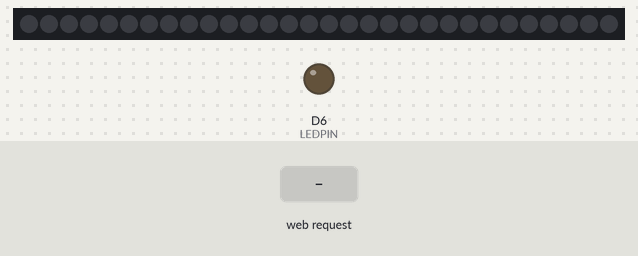
Bench run of a sketch on a simulated ESP8266 (NodeMCU). On the bench: 30 RGB LEDs in strip order, left to right, output pins drawn as LEDs (lit = HIGH). The test bench sets the inputs (shaded band). Dim RGB values are drawn brighter than linear; WiFi joins after 1.5 s; servers stay silent unless stated; what the sketch prints to the serial monitor is not drawn.

Above: at 2.7 s.
2.8 s: HTTP request GET /LIGHTS received
At 4.2 s:
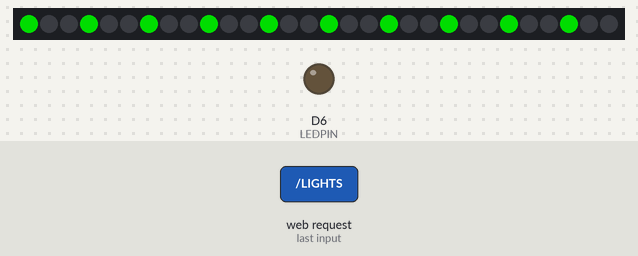
At 5.8 s:
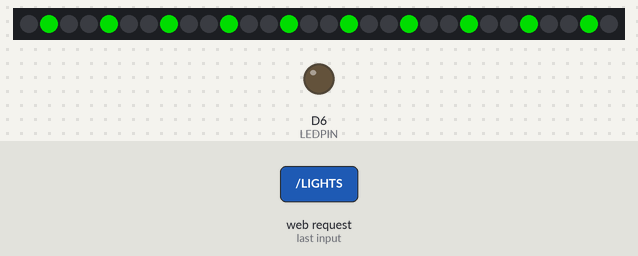
Timing chart, 0 to 7.3 s (numbered marks = the images above; inputs shaded):
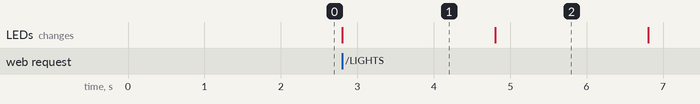

The sketch:

PSIR_4.ino
```cpp
/*1.  Під’єднання елементів введення і виведення даних. Під’єднати до плати світлову гірлянду (мінімум на 30 RGB-діодів) і датчик за індивідуальним варіантом (див. табл. нижче).
2.  Реалізація веб-інтерфейсу. Засобами Arduino IDE ввімкнути Wi-Fi та згенерувати для передачі в мережу веб-сторінку, яка містить 3 кнопки.
3.  Кнопка 1 — «Діод». По натисненні на кнопку вбудований (або зовнішній) світлодіод починає блимати, передаючи Ваше прізвище, закодоване абеткою Морзе (див. ЛР № 1).
4.  Кнопка 2 — «Гірлянда». По натисненні на кнопку в під’єднаній світловій гірлянді загоряються N світлодіодів (N = Ваш номер у загальному списку групи).
Діоди блимають, загоряючись N разів по 1 с, паузи між загоряннями — довільні.
5.  Кнопка 3 — «Датчик». По натисненні на кнопку, на сторінці під кнопками починається виведення даних, які в цей час зчитуються з під’єднаного датчика.
Формат (вигляд) виведення інформації на сторінку — довільний.
*/

#include "ESP8266WiFi.h"
#include "Adafruit_NeoPixel.h"
#include "DHT.h"


#define LIGHTSPIN D1 // Гірлянда
#define LEDPIN D6 // Світлодіод для відображення імені за допомогою азбуки Морзе
#define DHTPIN D2 // Пін, до якого підключено датчик температури (DHT11)
#define DHTTYPE DHT11

#define NUMLIGHTS 30 // Кількість світлодіодів, що використовуються в гірлянді
#define LIGHTSDELAY 1000 // Пауза між роботою світлодіодів в гірлянді

const char* ssid = "MyPoint"; // Wi-Fi Name
const char* password = "abcde"; // Wi-Fi Password

// Часові інтервали для азбуки Морзе
const int DOT = 250;
const int DASH = DOT * 3;
const int WORDS_GAP = DASH * 2;
const int MAX_CODE_LEN = 5;

Adafruit_NeoPixel pixels(NUMLIGHTS, LIGHTSPIN, NEO_GRB + NEO_KHZ800);
DHT dht(DHTPIN, DHTTYPE);
WiFiServer server(80);
WiFiClient client;

// Температура, що зчитується датчиком
double temperature = 100.0;


void setup() {
  pinMode(LEDPIN, OUTPUT);
  digitalWrite(LEDPIN, LOW);

  Serial.begin(115200);
  dht.begin();
  pixels.begin();

  connectToWiFi();
}


void loop() {
  client = server.available();
  if (!client) {
    return;
  }
  Serial.println("Waiting for new client");
  while(!client.available()) {
    delay(1);
  }

  String request = client.readStringUntil('\r');
  Serial.println(request);
  client.flush();

  temperature = 100.0;
  if(request.indexOf("/SENSOR") != -1) {
    temperature = dht.readTemperature();
  }

  generatePage(temperature);

  if(request.indexOf("/LED") != -1) {
    blinkMorse();
  } else if(request.indexOf("/LIGHTS") != -1) {
    startLights();
  }

  delay(1);
  Serial.println("Client disonnected");
  Serial.println("");
}


void connectToWiFi() {
  Serial.print("Connecting to the Network");
  WiFi.begin(ssid, password);
  while (WiFi.status() != WL_CONNECTED)
  {
    delay(500);
    Serial.print(".");
  }
  Serial.println("WiFi connected");
  server.begin();  // Starts the Server
  Serial.println("Server started");
  Serial.print("IP Address of network: "); // will IP address on Serial Monitor
  Serial.println(WiFi.localIP());
  Serial.print("Copy and paste the following URL: https://"); // Will print IP address in URL format
  Serial.print(WiFi.localIP());
  Serial.println("/");
}


void generatePage(double temperatureValue) {
  //*-----------HTML Page Code--------------*//
  client.println("HTTP/1.1 200 OK"); //
  client.println("Content-Type: text/html");
  client.println("");
  client.println("<!DOCTYPE HTML>");
  client.println("<html lang=\"uk\">");
  client.println("<head><meta charset=\"utf-8\"/></head>");
  client.println("<body>");
  client.println("<h1>Віддалене керування Arduino</h1>");
  client.println("<a href=\"/LED\"\"><button>Діод</button></a><br>");
  client.println("<a href=\"/LIGHTS\"\"><button>Гірлянда</button></a><br>");
  client.println("<a href=\"/SENSOR\"\"><button>Датчик</button></a><br>");

  if (temperatureValue != 100.0) {
    client.print("<p>Поточна температура: ");
    client.print(temperatureValue);
    client.print(" C<p>");
  }

  client.println("</body></html>");
}


void startLights() {
  pixels.clear(); // Set all pixel colors to 'off'

  int repeats = 10;
  for (int r=0; r<10; r++) {
    for (int p=0; p<NUMLIGHTS; p+=3) {
      pixels.setPixelColor(p + r % 3, pixels.Color(0, 150, 0));
    }
    pixels.show();
    delay(LIGHTSDELAY);
    pixels.clear();
    delay(LIGHTSDELAY);
  }
}


void blinkMorse() {
  int SURNAME[8][MAX_CODE_LEN] = {
    {DASH, DOT},              //Н
    {DOT},                    //Е
    {DASH, DASH},             //М
    {DASH, DASH, DASH, DOT},  //Ч
    {DOT},                    //Е
    {DASH, DOT},              //Н
    {DASH, DOT,  DASH},       //К
    {DASH, DASH, DASH}        //О
  };

  int NAME[8][MAX_CODE_LEN] = {
    {DASH, DOT,  DASH},       //К
    {DOT,  DASH},             //А
    {DASH},                   //Т
    {DOT},                    //Е
    {DOT,  DASH, DOT},        //Р
    {DASH, DOT,  DASH, DASH}, //И
    {DASH, DOT},              //Н
    {DOT,  DASH}              //А
  };

  blinkWordInMorse(SURNAME, sizeof(SURNAME) / sizeof(SURNAME[0]));
  blinkWordInMorse(NAME, sizeof(NAME) / sizeof(NAME[0]));
}

void blinkWordInMorse(int morseWord[][MAX_CODE_LEN], int wordLen) {
  for (int i = 0; i < wordLen; i++) {
    for (int j = 0; j < MAX_CODE_LEN; j++) {
      if (morseWord[i][j] > 0) {
        digitalWrite(LEDPIN, HIGH);
        delay(morseWord[i][j]);
        digitalWrite(LEDPIN, LOW);
        if (j < MAX_CODE_LEN - 1 && morseWord[i][j + 1] != 0) {
          delay(DOT);
        }
      }
    }
    delay(DASH);
  }
  delay(WORDS_GAP);
}
```

Measured:
- after the input at 2.8 s, the LEDs: change at once (image 1)
- what the display in image 1 shows lasts 2.0 s, from 2.8 s to 4.8 s
